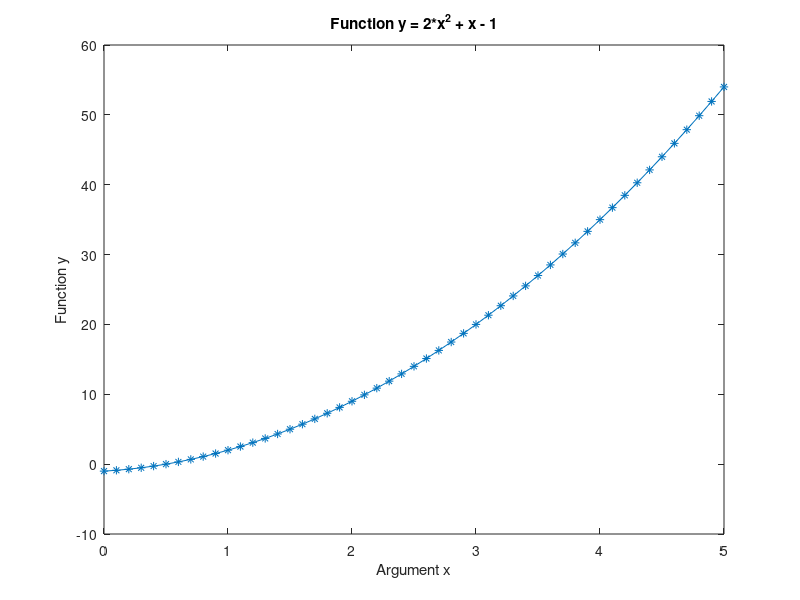

Write the MATLAB code that produced this figure.
clc
close all
clear all

% Открытие файла для чтения
fid = fopen('MyFile.txt','r');
% Чтение первой строки файла
S = fgetl(fid);
% Чтение данных в матрицу A, имеющую две строки
A = fscanf(fid, '%g %g', [2 inf]); 
% Транспонирование матрицы с целью представления данных в виде двух колонок
A = A';
% Закрытие файла с идентификатором fid
fclose(fid);
% Графическое отображение данных
plot(A(:,1), A(:,2), '-*');
title ('Function y = 2*x^2 + x - 1') % Заголовок графика
xlabel('Argument x') % Подпись по оси x
ylabel('Function y') % Подпись по оси y